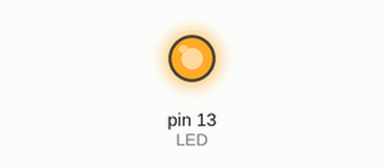
Recording of a sketch running on a simulated Arduino Uno, built with avr-gcc and run on an emulated ATmega328P. Shown: output pins drawn as LEDs (lit = HIGH).

Above: at 0.1 s.
At 4.9 s:
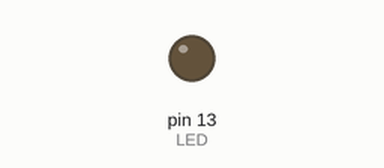
Timing chart, 0 to 7.8 s (numbered marks = the images above):
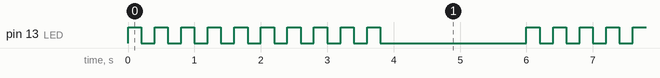

The sketch:

while.ino
```cpp
/*
 * Bu uygulama 13. pine bagli
 * led'i 10 kere kısa aralıklarla yakar
 * ve ardından uzun süre bekler.
 * Adından tekrar aynı işi yapar.
 */

byte LED = 13;
byte sayac = 0;

void setup() {
  pinMode(LED, OUTPUT);
}

void loop() {

  sayac = 0;

  while (sayac < 10) {

    digitalWrite(LED, HIGH);
    delay(200);
    digitalWrite(LED, LOW);
    delay(200);

    // sayac degiskenin degerini 1 artır
    sayac = sayac + 1;
  }

  delay(2000);


}
```

Measured:
- by itself, pin 13 (LED): repeats every 6.0 s: 9 × (LOW 0.20 s, HIGH 0.20 s), LOW 2.2 s, HIGH 0.20 s
- by itself, everything shown: repeats every 6.0 s, in 20 steps
